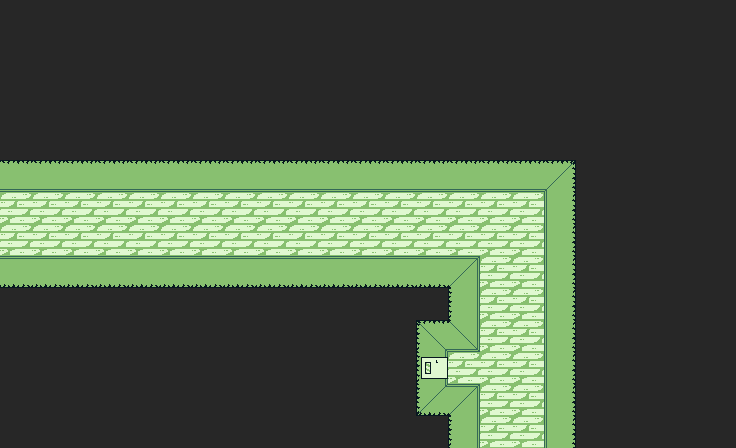

A 2D game scene composited from a Tiled map and its tileset images. What follows is a short description and the map's XML, with every tile layer's data as written:
An orthogonal 23x14 tile map with 32x32 px tiles, 1 tile layer (Vrstva dlaždic 1).

<map version="1.8" tiledversion="1.8.4" orientation="orthogonal" renderorder="right-down" width="23" height="14" tilewidth="32" tileheight="32" infinite="0" nextlayerid="2" nextobjectid="1">
 <tileset firstgid="1" source="../Zdi.tsx" />
 <layer id="1" name="Vrstva dlaždic 1" width="23" height="14">
  <data encoding="csv">
18,18,18,18,18,18,18,18,18,18,18,18,18,18,18,18,18,18,18,18,18,18,18,
18,18,18,18,18,18,18,18,18,18,18,18,18,18,18,18,18,18,18,18,18,18,18,
18,18,18,18,18,18,18,18,18,18,18,18,18,18,18,18,18,18,18,18,18,18,18,
18,18,18,18,18,18,18,18,18,18,18,18,18,18,18,18,18,18,18,18,18,18,18,
18,18,18,18,18,18,18,18,18,18,18,18,18,18,18,18,18,18,18,18,18,18,18,
6,6,6,6,6,6,6,6,6,6,6,6,6,6,6,6,6,7,18,18,18,18,18,
5,5,5,5,5,5,5,5,5,5,5,5,5,5,5,5,5,9,18,18,18,18,18,
5,5,5,5,5,5,5,5,5,5,5,5,5,5,5,5,5,9,18,18,18,18,18,
12,12,12,12,12,12,12,12,12,12,12,12,12,12,14,5,5,9,18,18,18,18,18,
18,18,18,18,18,18,18,18,18,18,18,18,18,18,15,5,5,9,18,18,18,18,18,
18,18,18,18,18,18,18,18,18,18,18,18,18,16,17,5,5,9,18,18,18,18,18,
18,18,18,18,18,18,18,18,18,18,18,18,18,4,5,5,5,9,18,18,18,18,18,
18,18,18,18,18,18,18,18,18,18,18,18,18,13,14,5,5,9,18,18,18,18,18,
18,18,18,18,18,18,18,18,18,18,18,18,18,18,15,5,5,9,18,18,18,18,18
</data>
 </layer>
</map>
